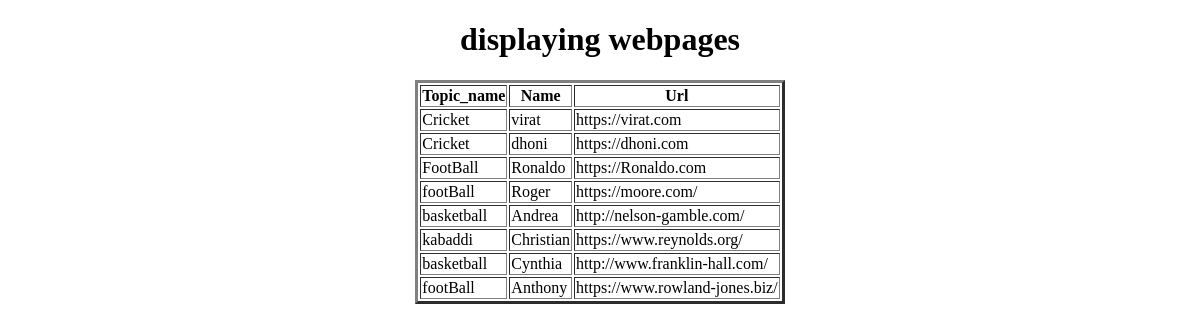
The page /display_webpages/ on the database as committed earlier.
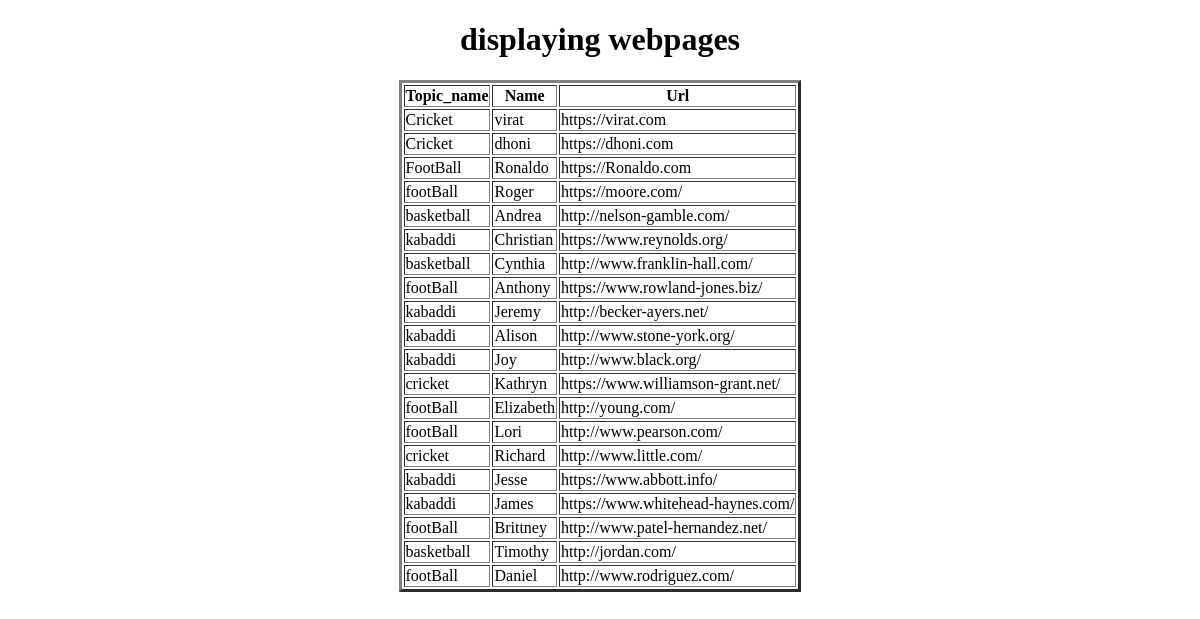
The same page on the database as committed later.
### app/models.py (models this page shows, shortened)
class Webpage(models.Model):
    topic_name=models.ForeignKey(Topic,on_delete=models.CASCADE)
    name=models.CharField(max_length=100)
    url=models.URLField()

class Topic(models.Model):
    topic_name=models.CharField(max_length=100,primary_key=True)
    def __str__ (self):
        return self.topic_name

### app/views.py (the view)
# urls.py: path('display_webpages/',display_webpages,name='display_webpages'),
def display_webpages(request):
    webpages=Webpage.objects.all()
    d={'ws':webpages}
    return render(request,'display_webpages.html',d)

### templates/display_webpages.html (shortened to what this page needs)
<!DOCTYPE html>
<html lang="en">
<head>
</head>
<body>
    <center>
        <h1>displaying webpages</h1>
        <table border="3p">
            <tr>
                <th>Topic_name</th>
                <th>Name</th>
                <th>Url</th>
            </tr>
        {% for i in ws %}
        <tr>
            <td>{{i.topic_name }}</td>
            <td>{{i.name}}</td>
            <td>{{i.url}}</td>
        </tr>
        {% endfor %}
        </table>
    </center>
</body>
</html>

Rows that differ between the two databases and show on the page:
added Webpage: topic_name "kabaddi", name "Jeremy", url "http://becker-ayers.net/"
added Webpage: topic_name "kabaddi", name "Alison", url "http://www.stone-york.org/"
added Webpage: topic_name "kabaddi", name "Joy", url "http://www.black.org/"
added Webpage: topic_name "cricket", name "Kathryn", url "https://www.williamson-grant.net/"
added Webpage: topic_name "footBall", name "Elizabeth", url "http://young.com/"
added Webpage: topic_name "footBall", name "Lori", url "http://www.pearson.com/"
added Webpage: topic_name "cricket", name "Richard", url "http://www.little.com/"
added Webpage: topic_name "kabaddi", name "Jesse", url "https://www.abbott.info/"
added Webpage: topic_name "kabaddi", name "James", url "https://www.whitehead-haynes.com/"
added Webpage: topic_name "footBall", name "Brittney", url "http://www.patel-hernandez.net/"
added Webpage: topic_name "basketball", name "Timothy", url "http://jordan.com/"
added Webpage: topic_name "footBall", name "Daniel", url "http://www.rodriguez.com/"
